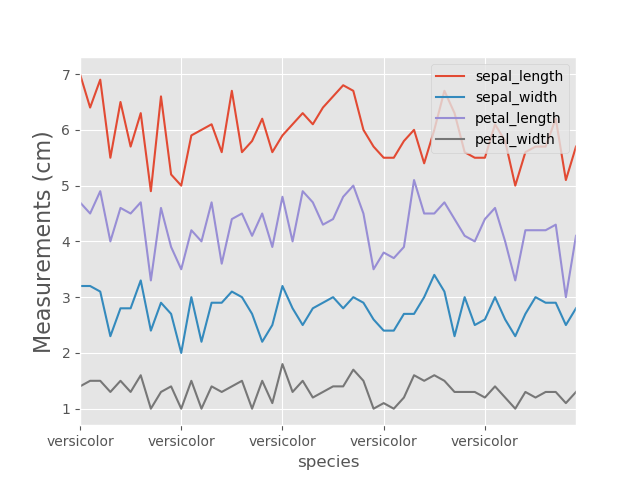

This chart was generated by the following Python code:
import pandas as pd
#imports pandas as pd

import matplotlib.pyplot as plt
#imports matplotlib as plt



data = pd.read_csv('https://raw.githubusercontent.com/uiuc-cse/data-fa14/gh-pages/data/iris.csv', index_col = 'species')
# read the data from the downloaded CSV file.

data.loc['versicolor'].plot()
#data. is an operation that locates rows that virginica is found

plt.ylabel("Measurements (cm)", fontsize=16)
#labels the y axis of the plot as Measurements in cm and applies fontsize of 16

plot.show()
#thia function in atplotlib shows the plot
